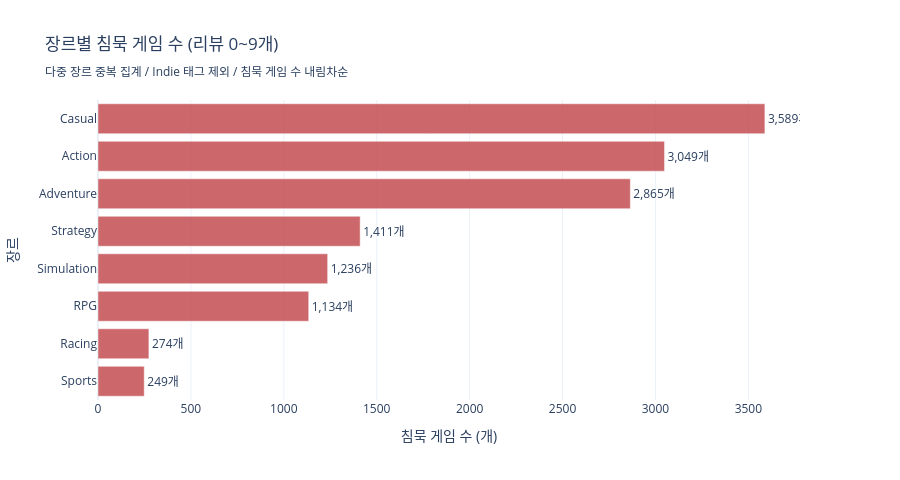

This figure's notebook cell:
### Markdown cell above
## 3. 장르별 침묵 게임 수 — 수평 바 차트

### Code cell
plot_df = genre_stats.sort_values('silence_games', ascending=True)

fig = go.Figure()

fig.add_trace(go.Bar(
    x=plot_df['silence_games'],
    y=plot_df['genre'],
    orientation='h',
    marker_color=COLOR_SILENCE,
    marker_opacity=0.85,
    text=plot_df['silence_games'].apply(lambda v: f'{int(v):,}개'),
    textposition='outside',
    customdata=plot_df[['total_games', 'silence_rate']].values,
    hovertemplate=(
        '<b>%{y}</b><br>'
        '침묵 게임 수: %{x:,}개<br>'
        '전체 게임 수: %{customdata[0]:,}개<br>'
        '침묵 비율: %{customdata[1]:.1f}%<extra></extra>'
    ),
    name='침묵 게임 수',
))

fig.update_layout(
    title=(
        '장르별 침묵 게임 수'
        '<br><sub>다중 장르 중복 집계 / Indie 태그 제외 / 침묵 게임 수 내림차순</sub>'
    ),
    xaxis_title='침묵 게임 수 (개)',
    yaxis_title='장르',
    template='plotly_white',
    height=480,
    width=900,
    showlegend=False,
    margin=dict(r=100),
)

fig.show()

### Figure 1 — Plotly figure (JSON) as saved in the notebook; plotly's stock layout.template omitted (floating-point values rounded to 4 significant figures)
{"data": [{"customdata": [[572.0, 43.53], [557.0, 49.19], [3101.0, 36.57], [3544.0, 34.88], [3327.0, 42.41], [7361.0, 38.92], [6895.0, 44.22], [7459.0, 48.12]], "hovertemplate": "<b>%{y}</b><br>침묵 게임 수: %{x:,}개<br>전체 게임 수: %{customdata[0]:,}개<br>침묵 비율: %{customdata[1]:.1f}%<extra></extra>", "marker": {"color": "#C44E52", "opacity": 0.85}, "name": "침묵 게임 수", "orientation": "h", "text": ["249개", "274개", "1,134개", "1,236개", "1,411개", "2,865개", "3,049개", "3,589개"], "textposition": "outside", "type": "bar", "x": [249, 274, 1134, 1236, 1411, 2865, 3049, 3589], "y": ["Sports", "Racing", "RPG", "Simulation", "Strategy", "Adventure", "Action", "Casual"]}], "layout": {"height": 480, "margin": {"r": 100}, "showlegend": false, "title": {"text": "장르별 침묵 게임 수 (리뷰 0~9개)<br><sub>다중 장르 중복 집계 / Indie 태그 제외 / 침묵 게임 수 내림차순</sub>"}, "width": 900, "xaxis": {"title": {"text": "침묵 게임 수 (개)"}}, "yaxis": {"title": {"text": "장르"}}}}
